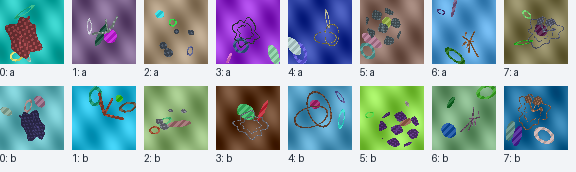
#> input picture experiments/v15/assets/training_latest.png, 576 x 172 px
$ python -i proposals.py   (imports and definitions only)
#> lines starting #> are read from the running program, lines starting #| are printed output that depends on the picture; after the words box and inside, x2 and y2 are one past the last pixel; in counts of white or black regions, pixels touching at a corner belong together
"""Reference-independent region coverage, with no learned proposal filter."""
import math
import cv2
import numpy as np

SCALES = (.10, .16, .24, .36, .54, .80, 1.)
ASPECTS = (.33, .5, .75, 1., 1.5, 2., 3.)
PROPOSAL_CONFIG = {'scales': SCALES, 'aspects': ASPECTS, 'spacing_fraction': .4,
                   'minimum_side': 8, 'edge_limit': 256,
                   'edge_thresholds': (60, 140), 'edge_dilation_sides': (1, 3, 7),
                   'selection': 'All deduplicated generic anchors and bounded edge boxes; no learned filtering'}


def grid_boxes(height, width):
    """Half-open xyxy in the same pixel coordinates as the supplied image."""
    if min(height, width) < 8: raise ValueError('Image dimensions must be >=8')
    result = []
    for scale in SCALES:
        for aspect in ASPECTS:
            w = min(width, max(8, min(height, width)*scale*math.sqrt(aspect)))
            h = min(height, max(8, min(height, width)*scale/math.sqrt(aspect)))
            nx = max(1, int(math.ceil((width-w)/(.4*w)))+1)
            ny = max(1, int(math.ceil((height-h)/(.4*h)))+1)
            for y in np.linspace(0, height-h, ny):
                for x in np.linspace(0, width-w, nx): result.append((x, y, x+w, y+h))
    result.append((0, 0, width, height))
    return deduplicate(np.asarray(result, np.float32))


def deduplicate(boxes):
    if not len(boxes): return np.zeros((0, 4), np.float32)
    # Millipixel key preserves the geometric grid while removing repeated full frames.
    _, index = np.unique(np.rint(np.asarray(boxes)*1000).astype(np.int64), axis=0, return_index=True)
    return np.asarray(boxes, np.float32)[np.sort(index)]


def edge_boxes(rgb, limit=256):
#> called with limit = 256
    gray = cv2.cvtColor(np.asarray(rgb, np.uint8), cv2.COLOR_RGB2GRAY)
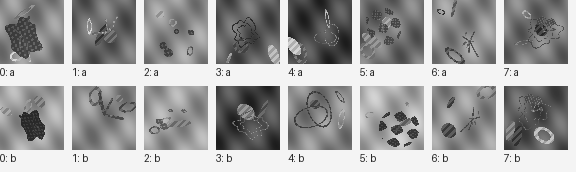
#> gray: shape (172, 576); min 28, max 244, mean 160.1
    edges = cv2.Canny(gray, 60, 140)
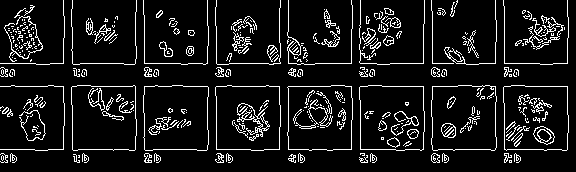
#> edges: shape (172, 576); 9.6% white in thin lines or dots
    result = []
    for size in (1, 3, 7):
        active = edges if size == 1 else cv2.dilate(edges, np.ones((size, size), np.uint8))
        contours, _ = cv2.findContours(active, cv2.RETR_LIST, cv2.CHAIN_APPROX_SIMPLE)
        for contour in contours:
            x, y, w, h = cv2.boundingRect(contour)
            if min(w, h) >= 8 and .1 <= w/h <= 10:
                result.append((x, y, x+w, y+h))
#> this loop made 3 passes
#> pass 2, in edge_boxes, `active = edges if size == 1 else cv2.dilate(edges, np.ones((size, size..`:
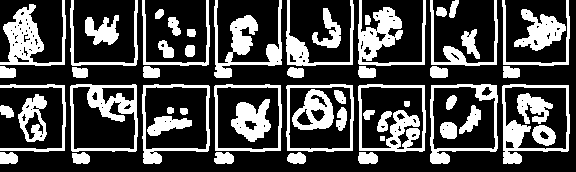
#> active: shape (172, 576); 29% white; 58 white regions, largest, box (x1, y1, x2, y2) and area: (214, 0, 282, 78) 1753, (358, 0, 426, 66) 1737, (0, 0, 66, 66) 1733
#> pass 3, in edge_boxes, `active = edges if size == 1 else cv2.dilate(edges, np.ones((size, size..`:
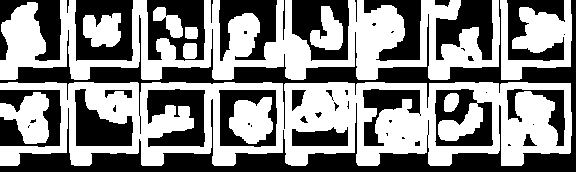
#> active: shape (172, 576); 53.3% white; 49 black regions (19 under 20 px), largest, box (x1, y1, x2, y2) and area: (0, 0, 576, 172) 16936, (75, 0, 133, 61) 2376, (147, 0, 205, 61) 2211
#> after the loop, result = 216 items, first 6: (359, 155, 368, 163), (431, 153, 440, 163), (288, 154, 296, 163), (504, 153, 512, 163), (431, 153, 440, 163), (215, 153, 224, 163)
    boxes = deduplicate(np.asarray(result, np.float32).reshape(-1, 4))
#> in deduplicate, `_, index = np.unique(np.rint(np.asarray(boxes)*1000).astype(np.int64),..`: index = 201 values, max 215 at index 2, min 0 at index 125, mean 111.9
#> boxes = 201 rows, first 6: [359, 155, 368, 163], [431, 153, 440, 163], [288, 154, 296, 163], [504, 153, 512, 163], [215, 153, 224, 163], [144, 153, 152, 163]
    if len(boxes) > limit:
        area = (boxes[:, 2]-boxes[:, 0])*(boxes[:, 3]-boxes[:, 1])
        # Fixed size-stratified sampling, not target-dependent ranking.
        order = np.argsort(area, kind='stable')
        boxes = boxes[order[np.linspace(0, len(order)-1, limit).round().astype(int)]]
    return boxes


def propose(rgb):
    return deduplicate(np.concatenate([grid_boxes(*rgb.shape[:2]), edge_boxes(rgb)], 0))


def box_iou(a, b):
    a = np.asarray(a, np.float32).reshape(-1, 4); b = np.asarray(b, np.float32).reshape(-1, 4)
    lt = np.maximum(a[:, None, :2], b[None, :, :2]); rb = np.minimum(a[:, None, 2:], b[None, :, 2:])
    inter = np.maximum(rb-lt, 0).prod(-1)
    aa = np.maximum(a[:, 2:]-a[:, :2], 0).prod(-1); ba = np.maximum(b[:, 2:]-b[:, :2], 0).prod(-1)
    return inter/np.maximum(aa[:, None]+ba[None, :]-inter, 1e-8)


def nms(boxes, scores, limit=100, threshold=.5):
    order = np.argsort(-np.asarray(scores), kind='stable'); keep = []
    while len(order) and len(keep) < limit:
        i = int(order[0]); keep.append(i)
        if len(order) == 1: break
        remaining = order[1:]
        order = remaining[box_iou(np.asarray(boxes)[i:i+1], np.asarray(boxes)[remaining])[0] <= threshold]
    return np.asarray(keep, np.int64)

>>> import cv2
>>> picture = cv2.cvtColor(cv2.imread('../../v15/assets/training_latest.png'), cv2.COLOR_BGR2RGB)
>>> result = edge_boxes(picture)
#> result has the same summary as boxes in edge_boxes
